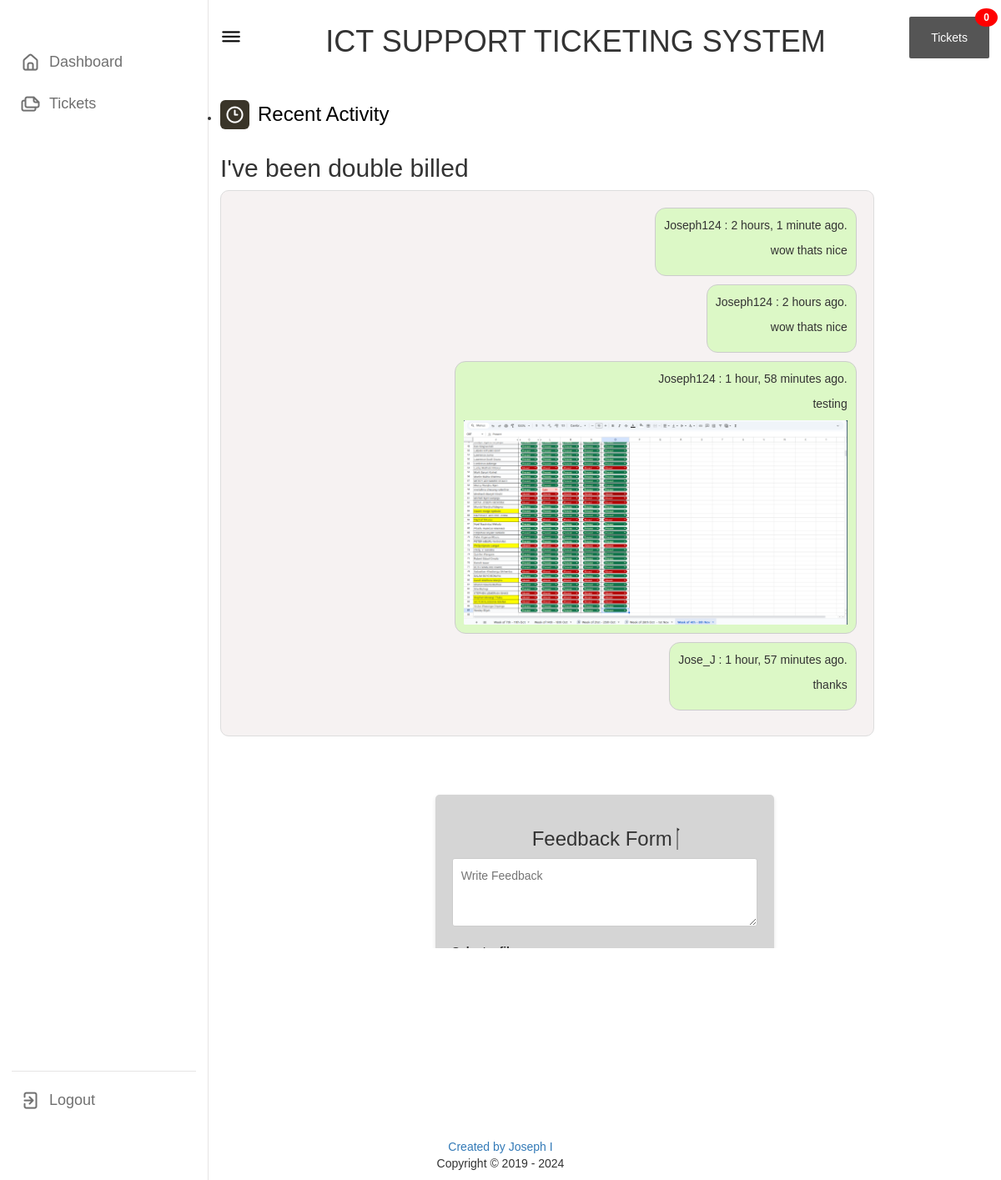
/feedbacks/9/ (signed in), run on the app's committed database.
### services/models.py (models this page shows, shortened)
class Complaint(models.Model):
    status_choices = (
        ('Pending','Pending'),
        ('Solved', 'Solved')
    )
    message = models.TextField()
    status = models.CharField(max_length = 20, choices=status_choices, default='Pending')
    file = models.FileField(upload_to="complaints", blank=True, null=True)
    date_posted = models.DateTimeField(auto_now_add=True)
    department = models.ForeignKey(Department, on_delete=models.CASCADE)
    sender = models.ForeignKey(MyUser, related_name='Sender', on_delete=models.CASCADE)

class Feedback(models.Model):
    sender = models.ForeignKey(MyUser, related_name='feedback', on_delete=models.CASCADE)
    receiver = models.ForeignKey(MyUser, related_name='reciever', on_delete=models.CASCADE)
    complaint = models.ForeignKey(Complaint, related_name='Complaint', on_delete=models.CASCADE)
    read = models.BooleanField(default=False)
    message = models.TextField()
    file = models.FileField(upload_to='Feedbacks', blank=True, null=True)
    date_posted = models.DateTimeField(auto_now_add=True)

### accounts/models.py (models this page shows, shortened)
class MyUser(AbstractBaseUser, PermissionsMixin):
    Role_choices = (
        ("Administrator", "Administrator"),
        ("Student", "Student"),
        ("Chairperson", "Chairperson")
    )
    username_validator = UnicodeUsernameValidator()
    username = models.CharField(
        max_length=150,
        unique=True,
        validators=[username_validator],
    )
    email = models.EmailField(unique=True)
    profile_pic = models.CharField(max_length = 300,default='https://d326fntlu7tb1e.cloudfront.net/uploads/bdec9d7d-0544-4fc4-823d-3b898f6dbbbf-vinci_03.jpeg')
    full_name = models.CharField(max_length=60,default='')
    role = models.CharField(max_length=25, choices=Role_choices, default="Student")
    phone = models.PositiveIntegerField( blank=True, null=True,)
    verification = models.BooleanField(default=False)
    reg_no = models.CharField(max_length = 25)
    is_active = models.BooleanField(default=True)
    is_staff = models.BooleanField(default=False)
    phone_verification = models.BooleanField(default=False)
    date_joined = models.DateTimeField(auto_now_add=True)
    objects = CustomUserManager()
    USERNAME_FIELD = "email"
    REQUIRED_FIELDS = ['username']
    class Meta:
        verbose_name = 'User'
        verbose_name_plural = 'Users'

### services/views.py (the view)
# urls.py: path('feedbacks/<str:pk>/', view_feedbacks, name='feedbacks'),
@login_required
def view_feedbacks(request, pk: int):
    complaint = get_object_or_404(Complaint, pk=pk)
    feedbacks = Feedback.objects.filter(complaint=complaint)
    feedbacks.filter(receiver=request.user, read=False).update(read=True)
    if request.method == 'POST':
        return _handle_feedback_creation(request, complaint)
    context = {
        'complaint': complaint,
        'feedbacks': feedbacks,
        **_get_common_context(request.user),
    }
    return render(request, 'app/feedbacks.html', context)

### services/templatetags/my_filters.py (called while the page is built)
@register.filter(name='get_file_type')
def get_file_type(filename):
    ext = os.path.splitext(filename)[-1].lower()
    if ext in {".jpg", ".jpeg", ".png"}:
        return "Image"
    elif ext in {".docx", ".doc"}:
        return "Word Document"
    elif ext == ".pdf":
        return "PDF"
    else:
        return "Unknown"

### services/views.py (called while the page is built)
def _get_common_context(user: MyUser) -> Dict[str, Any]:
    user_type = 'student' if user.role == 'Student' else 'chair'
    return {
        'feedback_l': Feedback.objects.filter(receiver=user, read=False),
        'typ': user_type,
        'user' : user
    }

### services/templates/app/feedbacks.html (shortened to what this page needs)
{% extends "base.html" %} {% block style %}
<link rel="stylesheet" href="https://cdnjs.cloudflare.com/ajax/libs/font-awesome/5.15.4/css/all.min.css">
{% endblock %}
{% block body %}
{% load my_filters %}
<ul class="tab-content">
    <li id="D0">
        <div class="dash-content">
            <div class="overview">
                <div class="title">
                    <i class="uil uil-clock-three"></i>
                    <span class="text">Recent Activity</span>
                </div>
                <h2>{{ complaint.message|capfirst }}</h2>
            </div>
        </div>
        <div class="message-container" id="messageContainer">
            {% for message in feedbacks %}
            <div class="message {% if user == message.receiver %} reciever {% else %} sender {% endif %}  ">
                <p> <span class="sender-name">{% if user == message.sender %} You
                        {% else %} {{ message.sender.username|capfirst }}
                        {% endif %} </span>: {{message.date_posted|timesince}} ago.
                </p>
                <p class="message-text">{{ message.message }}</p>
                {% if message.file %}
                {% with file_type=message.file.name|get_file_type %}
                {% if file_type == "Image" %}
                <a href="{{ message.file.url }}" target="_blank">
                    <img src="{{ message.file.url }}" alt="Image" class="image" />
                </a>
                {% elif file_type == "PDF" %}
                <div class="file-container">
                    <p class="file-link">
                        <a href="{{ message.file.url }}" target="_blank">View PDF</a>
                    </p>
                </div>
                {% else %}
                <p>Unsupported file type: {{ file_type }}</p>
                {% endif %}
                {% endwith %}
                {% endif %}
            </div>
            {% endfor %}
        </div>
        <div class="activity">
            <div class="activity-data">
                <div class="complaint" id="ticket">
                    <form id="feedbackForm" method="post" enctype="multipart/form-data">
                        <center>
                            <h3>Feedback Form </h3>
                        </center>
                        <textarea name="message" id="feedbackMessage" cols="30" rows="3" placeholder="Write Feedback"></textarea>
                        <label for="file">Select a file:</label>
                        <input type="file" id="file" name="file" />
                        <center>
                            <button type="submit" id="submitFeedback" name="create-comp">Send Feedback</button>
                        </center>
                    </form>
                </div>
            </div>
        </div>
    </li>
</ul>
{% endblock body %}

### services/static/css1/style.css (style rules this page uses)
* { margin: 0; padding: 0; box-sizing: border-box; font-family: sans-serif; }
:root { --primary-color: #3a3529; --panel-color: #fff; --text-color: #000; --black-light-color: #707070; --border-color: #e6e5e5; --toggle-color: #ddd; --box1-color: #4da3ff; --box2-color: #ffe6ac; --box3-color: #e7d1fc; --box4-color: #ffaa4f; --title-icon-color: #fff; --tran-05: all 0.5s ease; --tran-03: all 0.3s ease; --tran-03: all 0.2s ease; }
body { min-height: 100vh; background-color: var(--primary-color); }
.dashboard .dash-content { padding-top: 50px; }
.dash-content .title { display: flex; align-items: center; margin: 60px 0 30px 0; }
.dash-content .title i { position: relative; height: 35px; width: 35px; background-color: var(--primary-color); border-radius: 6px; color: var(--title-icon-color); display: flex; align-items: center; justify-content: center; font-size: 24px; }
.dash-content .title .text { font-size: 24px; font-weight: 500; color: var(--text-color); margin-left: 10px; }
.activity .activity-data { display: flex; }
.complaint { max-width: 500px; margin: 70px auto; padding: 20px; background-color: #d5d5d5; border-radius: 5px; box-shadow: 0 2px 5px rgba(0, 0, 0, 0.1); }
.complaint input, .complaint textarea { width: 100%; padding: 10px; margin-bottom: 15px; border: 1px solid #ccc; border-radius: 3px; font-size: 14px; }
.complaint textarea { resize: vertical; }
.complaint button { background-color: #3a3529; color: white; padding: 10px 20px; border: none; border-radius: 3px; cursor: pointer; font-size: 14px; }

### services/templates/app/feedbacks.html (style rules this page uses)
.message-container { max-width: 85%; margin: 0 auto; padding: 20px; display: flex; flex-direction: column; background-color: #f3ededbb; border: 1px solid #ddd; border-radius: 10px; overflow-y: auto; margin: 0px; }
.sender { align-content: end; text-align: right; justify-self: end; align-self: flex-end; background-color: #DCF8C6; max-width: 65%; border: #f9f9f9 2px solid; border-radius: 13px; }
.message { border: 1px solid #ccc; padding: 10px; margin-bottom: 10px; }
.image { max-width: 100%; max-height: 300px; }

### data on the page
Complaint: message "I've been double billed"
Feedback: sender.username "Joseph124", date_posted "2 hours, 1 minute", message "wow thats nice"
Feedback: sender.username "Joseph124", date_posted "2 hours", message "wow thats nice"
Feedback: sender.username "Joseph124", date_posted "1 hour, 58 minutes", message "testing", file (picture)
Feedback: sender.username "Jose_J", date_posted "1 hour, 57 minutes", message "thanks"

### other printed values
{{ feedback_l|length }} "0"
